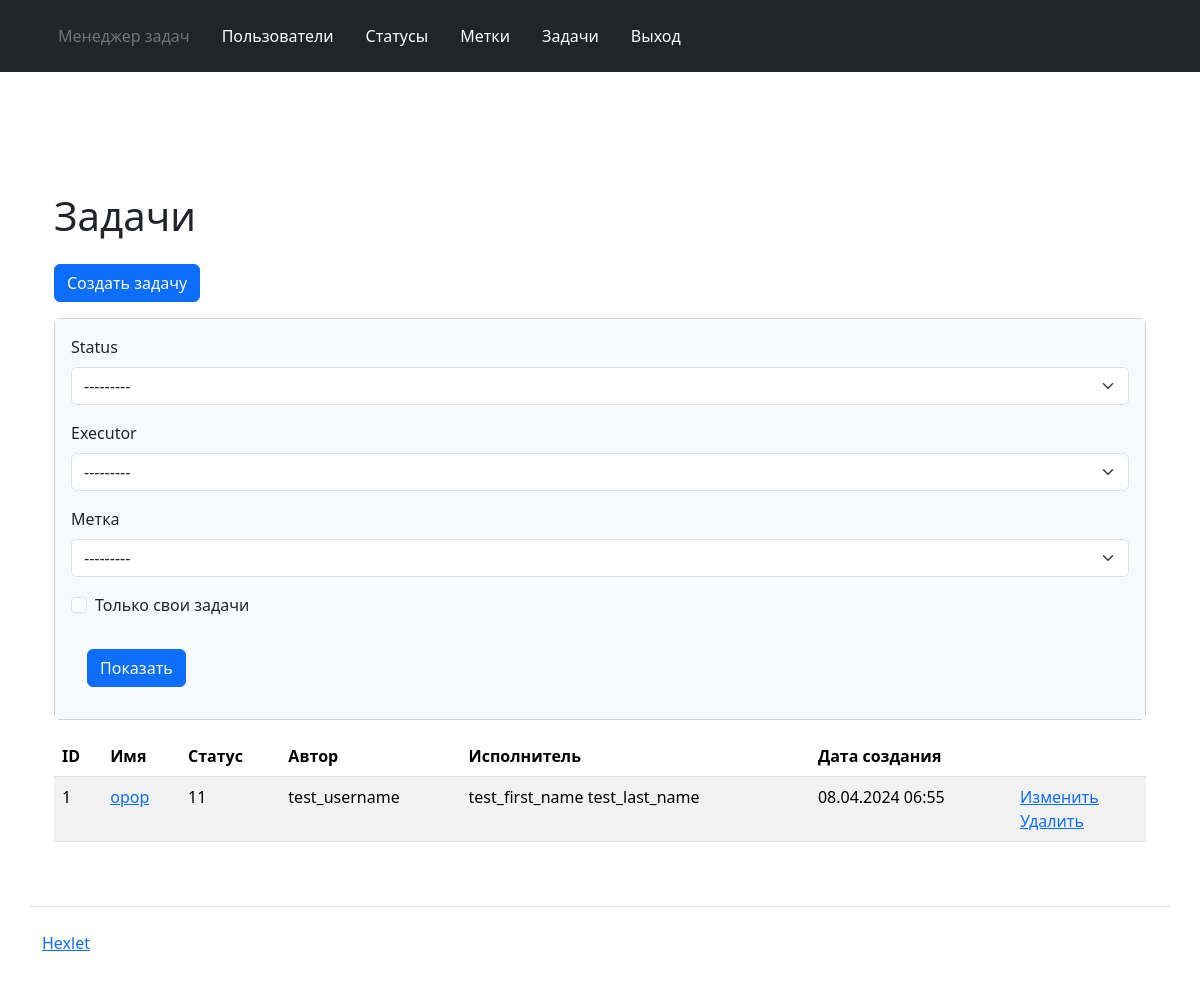
The app's page /tasks/ (signed in), older data.
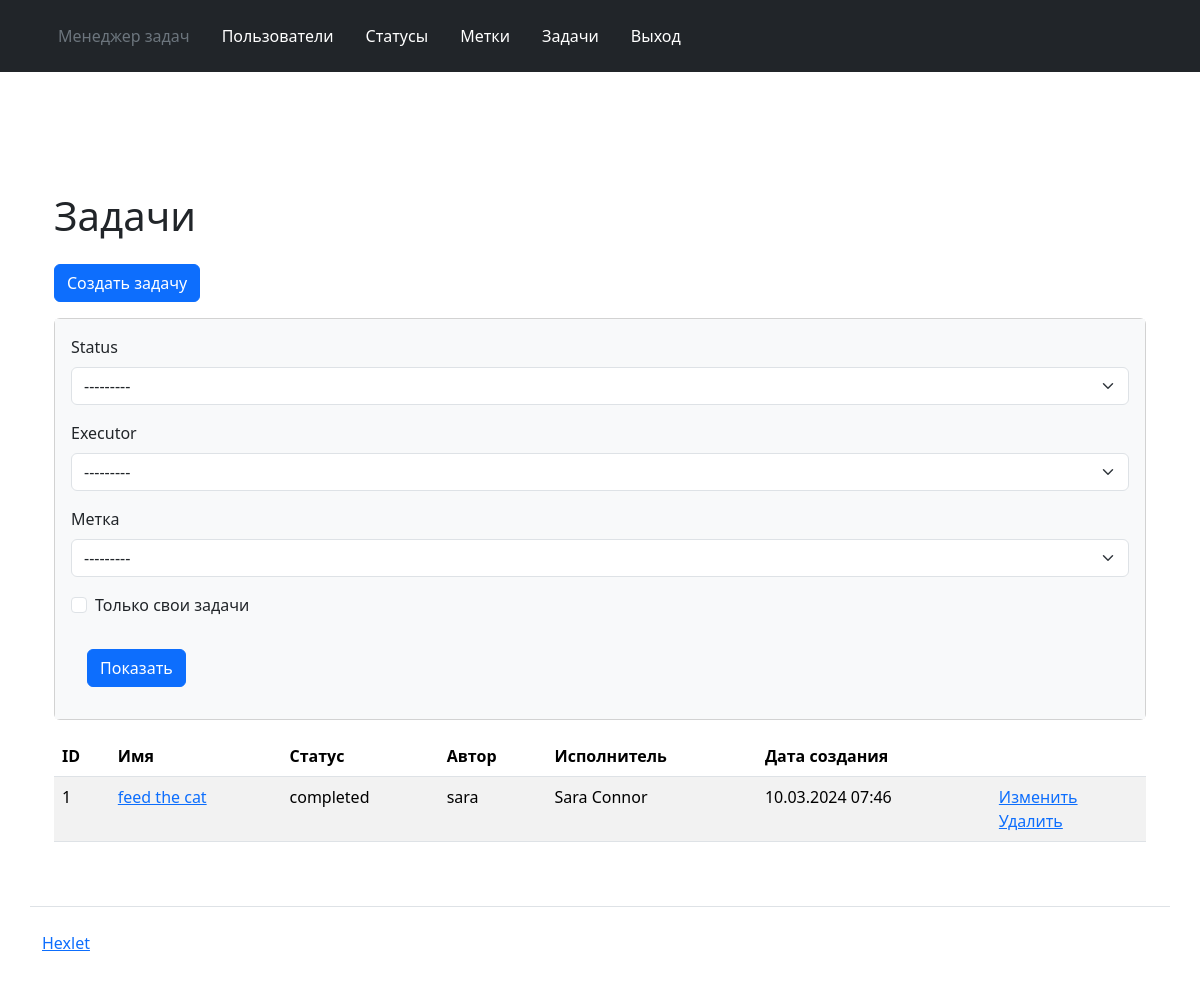
The same page, newer data.
### task_manager/tasks/models.py (models this page shows, shortened)
class Task(models.Model):
    name = models.CharField('name', max_length=255, unique=True)
    description = models.TextField('description', blank=True)
    author = models.ForeignKey(CustomUser, on_delete=models.CASCADE, related_name='author')
    timestamp = models.DateTimeField("time_stamp", auto_now_add=True)
    executor = models.ForeignKey(CustomUser, on_delete=models.CASCADE)
    status = models.ForeignKey(Status, models.SET_NULL, blank=True, null=True)
    labels = models.ManyToManyField(Labels, through="IntermediateModel", verbose_name='labels')

### task_manager/statuses/models.py (models this page shows)
class Status(models.Model):
    name = models.CharField('status', max_length=255)
    timestamp = models.DateTimeField("time_stamp", auto_now_add=True)
    def __str__(self):
        return self.name

### task_manager/users/models.py (models this page shows, shortened)
class CustomUser(AbstractUser):
    class Meta:
        ordering = ["id"]
    def __str__(self):
        return self.username

### task_manager/tasks/views.py (the view)
# urls.py: path('', TaskView.as_view(), name='tasks'),
class TaskView(CustomLoginRequiredMixin, FilterView):
    model = Task
    filterset_class = TaskFilter
    template_name = 'tasks/tasks.html'

### task_manager/labels/models.py (called while the page is built)
    def __str__(self):
        return self.name

### task_manager/templates/tasks/tasks.html (shortened to what this page needs)
{% extends 'layout.html' %}
{% load django_bootstrap5 %}
{% load i18n %}
{% block content %}
<div class="container wrapper flex-grow-1">
  <h1 class="my-4">
      {% trans "Tasks" %}
  </h1>
  <a class="btn btn-primary mb-3" href="{% url 'task_create' %}" role="button">{% trans "Create task" %}</a>
  <div class="card mb-3">
    <div class="card-body bg-light">
        <form method="get" class="form-inline center">
            {% bootstrap_form filter.form %}
            <input class="btn btn-primary m-3" type="submit" value="{% trans  'Show' %}"/>
        </form>
    </div>
  </div>
  <table class="table table-striped">
    <thead>
      <tr>
        <th>ID</th>
        <th>{% translate "Name" %}</th>
        <th>{% translate "Status" %}</th>
        <th>{% translate "Author" %}</th>
        <th>{% translate "Executor" %}</th>
        <th>{% translate "Creation date" %}</th>
        <th></th>
      </tr>
    </thead>
    <tbody>
      {% for task in filter.qs  %}
      <tr>
        <td>{{task.id}}</td>
        <td>
          <a href="{% url 'task_card' task.id %}">{{task.name}}</a>
        </td>
        <td>{{task.status}}</td>
        <td>{{task.executor.username}}</td>
        <td>{{task.executor.first_name}} {{task.executor.last_name}}</td>
        <td>{{task.timestamp|date:"d.m.Y H:i"}}</td>
        <td>
          <a href="{% url 'task_update' task.id%}">{% translate "Update" %}</a>
          <br>
          <a href="{% url 'task_delete' task.id%}">{% translate "Delete" %}</a>
        </td>
      </tr>
      {% endfor %}
    </tbody>
  </table>
</div>
{% endblock %}

Row changes from the older to the newer data that the page shows:
changed Task id 1: name "opop" → "feed the cat"; status "11" → "completed"; executor.username "test_username" → "sara"; executor.first_name "test_first_name" → "Sara"; executor.last_name "test_last_name" → "Connor"; timestamp "08.04.2024 06:55" → "10.03.2024 07:46"
